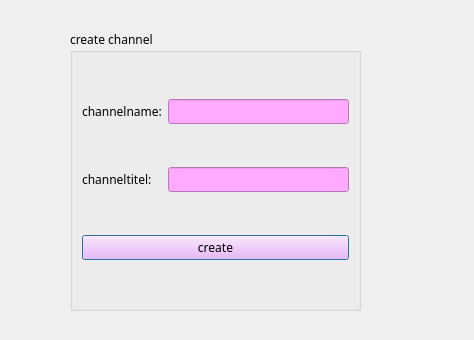
<?xml version="1.0" encoding="UTF-8"?>
<ui version="4.0">
 <class>createchannel</class>
 <widget class="QDialog" name="createchannel">
  <property name="geometry">
   <rect>
    <x>0</x>
    <y>0</y>
    <width>474</width>
    <height>340</height>
   </rect>
  </property>
  <property name="windowTitle">
   <string>Dialog</string>
  </property>
  <widget class="QGroupBox" name="groupBox">
   <property name="geometry">
    <rect>
     <x>70</x>
     <y>30</y>
     <width>291</width>
     <height>281</height>
    </rect>
   </property>
   <property name="font">
    <font>
     <family>MV Boli</family>
    </font>
   </property>
   <property name="title">
    <string>create channel</string>
   </property>
   <layout class="QGridLayout" name="gridLayout">
    <item row="0" column="0">
     <widget class="QLabel" name="label">
      <property name="font">
       <font>
        <family>MV Boli</family>
       </font>
      </property>
      <property name="text">
       <string>channelname:</string>
      </property>
     </widget>
    </item>
    <item row="0" column="1">
     <widget class="QLineEdit" name="lineEdit_channel_name">
      <property name="styleSheet">
       <string notr="true">background-color: rgb(255, 170, 255);</string>
      </property>
     </widget>
    </item>
    <item row="1" column="0">
     <widget class="QLabel" name="label_2">
      <property name="text">
       <string>channeltitel:</string>
      </property>
     </widget>
    </item>
    <item row="1" column="1">
     <widget class="QLineEdit" name="lineEdit_channel_titel">
      <property name="styleSheet">
       <string notr="true">background-color: rgb(255, 170, 255);</string>
      </property>
     </widget>
    </item>
    <item row="2" column="0" colspan="2">
     <widget class="QPushButton" name="pushButton_create_channel">
      <property name="styleSheet">
       <string notr="true">background-color: rgb(255, 170, 255);</string>
      </property>
      <property name="text">
       <string>create</string>
      </property>
     </widget>
    </item>
   </layout>
  </widget>
 </widget>
 <resources/>
 <connections/>
</ui>
